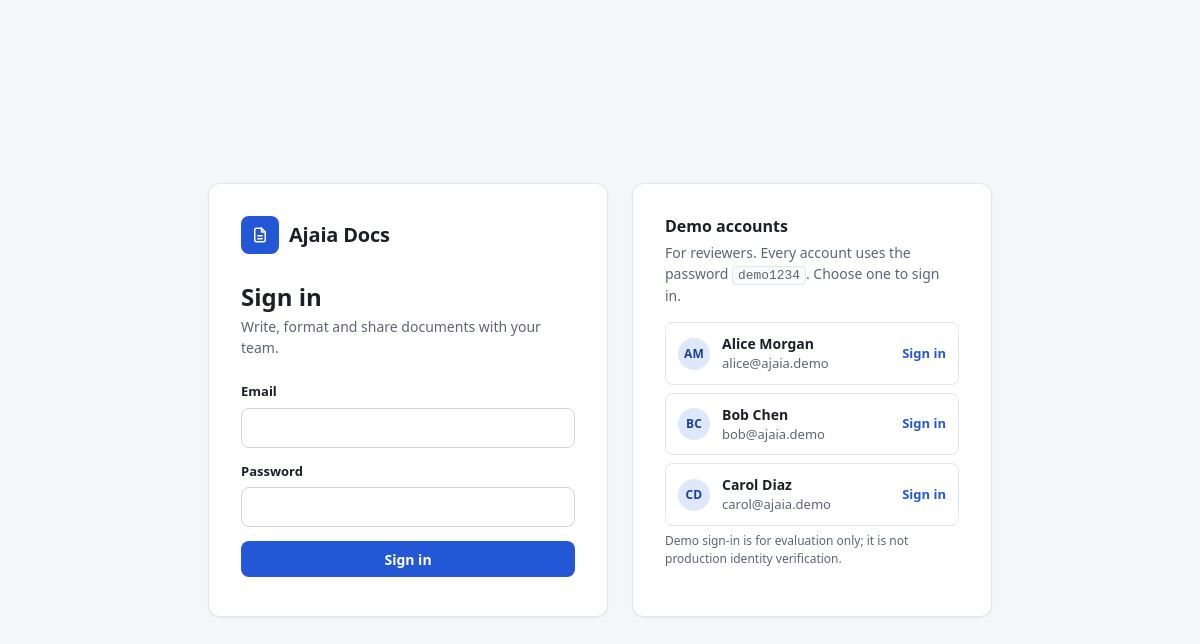
The page /login.php on the database its author committed.
### tables this page shows
CREATE TABLE IF NOT EXISTS users (
    id            INT UNSIGNED NOT NULL AUTO_INCREMENT,
    name          VARCHAR(100) NOT NULL,
    email         VARCHAR(190) NOT NULL,
    password_hash VARCHAR(255) NOT NULL,
    created_at    TIMESTAMP    NOT NULL DEFAULT CURRENT_TIMESTAMP,
    PRIMARY KEY (id),
    UNIQUE KEY uq_users_email (email)
);

### includes/functions.php (called while the page is built, shortened)
<?php
function e(?string $value): string
{
    return htmlspecialchars((string) $value, ENT_QUOTES | ENT_SUBSTITUTE, 'UTF-8');
}
function base_path(): string
{
    static $base = null;
    if ($base !== null) {
        return $base;
    }
    $script = str_replace('\\', '/', (string) realpath($_SERVER['SCRIPT_FILENAME'] ?? ''));
    $root = str_replace('\\', '/', APP_ROOT);
    $relative = str_starts_with($script, $root) ? substr($script, strlen($root)) : '';
    $scriptName = $_SERVER['SCRIPT_NAME'] ?? '';
    $base = $relative !== '' && str_ends_with($scriptName, $relative)
        ? substr($scriptName, 0, -strlen($relative))
        : '';
    return $base;
}
function url(string $path = ''): string
{
    return base_path() . '/' . ltrim($path, '/');
}
function asset(string $path): string
{
    $file = APP_ROOT . '/assets/' . $path;
    $version = is_file($file) ? filemtime($file) : 0;
    return url('assets/' . $path) . '?v=' . $version;
}
    ?>

### includes/db.php (called while the page is built, shortened)
<?php
function db(): PDO
{
    static $pdo = null;
    global $config;
    $dsn = sprintf(
        'mysql:host=%s;port=%d;dbname=%s;charset=utf8mb4',
        $config['db_host'],
        $config['db_port'],
        $config['db_name']
    );
    try {
        $pdo = new PDO($dsn, $config['db_user'], $config['db_pass'], [
            PDO::ATTR_ERRMODE            => PDO::ERRMODE_EXCEPTION,
            PDO::ATTR_DEFAULT_FETCH_MODE => PDO::FETCH_ASSOC,
            PDO::ATTR_EMULATE_PREPARES   => false,
        ]);
        $pdo->exec("SET time_zone = '+00:00'");
    } catch (PDOException $e) {
        error_log('[ajaia] Database connection failed: ' . $e->getMessage());
        $pdo = null;
        throw new HttpError(503, 'The database is unavailable. Check the credentials in config/config.local.php.');
    }
    if (!empty($config['auto_install'])) {
        ensure_schema($pdo);
    }
    return $pdo;
}
function ensure_schema(PDO $pdo): void
{
    if ($pdo->query("SHOW TABLES LIKE 'document_shares'")->fetchColumn() !== false) {
        return;
    }
}

### includes/documents.php (called while the page is built, shortened)
<?php
function list_demo_users(PDO $pdo): array
{
    return $pdo->query('SELECT id, name, email FROM users ORDER BY id LIMIT 10')->fetchAll();
}

### includes/auth.php (called while the page is built, shortened)
<?php
function user_initials(string $name): string
{
    $parts = preg_split('/\s+/', trim($name)) ?: [];
    $initials = '';
    foreach (array_slice($parts, 0, 2) as $part) {
        $initials .= strtoupper(substr($part, 0, 1));
    }
    return $initials ?: '?';
}

### login.php (the view, shortened to what this page needs)
<?php
$email = (string) ($_GET['email'] ?? '');
$demoUsers = list_demo_users(db());
$bodyClass = 'page-login';
require __DIR__ . '/includes/header.php';
?>
<main class="login-layout">
    <section class="login-card card">
        <div class="brand brand-lg">
            <span class="brand-mark" aria-hidden="true"><?= icon('doc') ?></span>
            <span class="brand-name">Ajaia Docs</span>
        </div>
        <h1>Sign in</h1>
        <p class="muted">Write, format and share documents with your team.</p>
        <form method="post" class="form" id="login-form" novalidate>
            <label class="field">
                <span>Email</span>
                <input type="email" name="email" id="login-email" value="<?= e($email) ?>" autocomplete="username" required autofocus>
            </label>
            <label class="field">
                <span>Password</span>
                <input type="password" name="password" id="login-password" autocomplete="current-password" required>
            </label>
            <button type="submit" class="btn btn-primary btn-block">Sign in</button>
        </form>
    </section>
    <aside class="demo-card card" aria-labelledby="demo-heading">
        <h2 id="demo-heading">Demo accounts</h2>
        <p class="muted">For reviewers. Every account uses the password <code>demo1234</code>. Choose one to sign in.</p>
        <ul class="demo-list">
            <?php foreach ($demoUsers as $demo): ?>
                <li>
                    <button type="button" class="demo-user" data-email="<?= e($demo['email']) ?>">
                        <span class="avatar" aria-hidden="true"><?= e(user_initials($demo['name'])) ?></span>
                        <span class="demo-user-text">
                            <strong><?= e($demo['name']) ?></strong>
                            <span><?= e($demo['email']) ?></span>
                        </span>
                        <span class="demo-user-action">Sign in</span>
                    </button>
                </li>
            <?php endforeach; ?>
        </ul>
        <p class="fine-print">Demo sign-in is for evaluation only; it is not production identity verification.</p>
    </aside>
</main>
<?php
require __DIR__ . '/includes/footer.php';

### includes/header.php (shortened to what this page needs)
<?php
$bodyClass = $bodyClass ?? '';
?>
<!doctype html>
<html lang="en">
<head>
    <link rel="stylesheet" href="<?= e(asset('css/style.css')) ?>">
</head>
<body class="<?= e($bodyClass) ?>">

### includes/icons.php (shortened to what this page needs)
<?php
function icon(string $name, string $class = 'icon'): string
{
    $paths = ICON_PATHS[$name] ?? '';
    return '<svg class="' . e($class) . '" viewBox="0 0 24 24" fill="none" stroke="currentColor" stroke-width="2" stroke-linecap="round" stroke-linejoin="round" aria-hidden="true" focusable="false">' . $paths . '</svg>';
}

### includes/footer.php (shortened to what this page needs)
</body>
</html>

### assets/css/style.css (style rules this page uses)
:root { --bg: #f5f6f8; --surface: #ffffff; --surface-muted: #f9fafb; --border: #e2e5ea; --border-strong: #cfd4dc; --text: #1c2026; --text-muted: #5d6573; --primary: #2457d6; --primary-hover: #1c47b4; --primary-soft: #eaf0fd; --danger: #c0352b; --danger-soft: #fdecea; --success: #1d7a4b; --success-soft: #e7f5ee; --warning: #9a6200; --warning-soft: #fdf3e1; --radius: 8px; --radius-lg: 12px; --shadow-sm: 0 1px 2px rgba(16, 24, 40, 0.06); --shadow-md: 0 4px 16px rgba(16, 24, 40, 0.08); --shadow-lg: 0 16px 48px rgba(16, 24, 40, 0.18); --font: system-ui, -apple-system, "Segoe UI", Roboto, "Helvetica Neue", Arial, sans-serif; --font-doc: "Charter", "Iowan Old Style", "Palatino Linotype", Georgia, serif; --focus: 0 0 0 3px rgba(36, 87, 214, 0.28); }
*, *::before, *::after { box-sizing: border-box; }
html { -webkit-text-size-adjust: 100%; }
body { margin: 0; font-family: var(--font); font-size: 14px; line-height: 1.5; color: var(--text); background: var(--bg); }
h1, h2, h3 { line-height: 1.25; margin: 0; }
code { font-size: 0.92em; background: var(--surface-muted); border: 1px solid var(--border); border-radius: 4px; padding: 1px 5px; }
button, input, select { font: inherit; color: inherit; }
.muted { color: var(--text-muted); }
.icon { width: 18px; height: 18px; flex: none; }
.btn { display: inline-flex; align-items: center; justify-content: center; gap: 8px; height: 36px; padding: 0 14px; border: 1px solid transparent; border-radius: var(--radius); font-weight: 600; font-size: 14px; text-decoration: none; cursor: pointer; white-space: nowrap; transition: background-color .12s, border-color .12s, color .12s; }
.btn-primary { background: var(--primary); color: #fff; }
.btn-block { width: 100%; }
.card { background: var(--surface); border: 1px solid var(--border); border-radius: var(--radius-lg); box-shadow: var(--shadow-sm); }
.avatar { display: inline-grid; place-items: center; flex: none; width: 32px; height: 32px; border-radius: 50%; background: #dfe7fb; color: #1c3f99; font-size: 12px; font-weight: 700; letter-spacing: .02em; }
.form { display: grid; gap: 14px; }
.field { display: grid; gap: 6px; }
.field > span { font-weight: 600; font-size: 13px; }
.field input, select, .tool-select { height: 40px; padding: 0 12px; border: 1px solid var(--border-strong); border-radius: var(--radius); background: var(--surface); }
.brand { display: inline-flex; align-items: center; gap: 10px; text-decoration: none; color: var(--text); }
.brand-mark { display: inline-grid; place-items: center; width: 32px; height: 32px; border-radius: 8px; background: var(--primary); color: #fff; }
.brand-mark .icon { width: 18px; height: 18px; }
.brand-name { font-weight: 700; font-size: 17px; letter-spacing: -0.01em; }
.brand-lg .brand-mark { width: 38px; height: 38px; }
.brand-lg .brand-name { font-size: 20px; }
.login-layout { min-height: 100vh; display: grid; grid-template-columns: minmax(0, 400px) minmax(0, 360px); gap: 24px; align-content: center; justify-content: center; padding: 32px 16px; }
.login-card, .demo-card { padding: 32px; }
.login-card h1 { font-size: 24px; margin: 28px 0 4px; }
.login-card > p.muted { margin: 0 0 24px; }
.demo-card h2 { font-size: 16px; }
.demo-card > p { margin: 6px 0 16px; }
.demo-list { list-style: none; padding: 0; margin: 0; display: grid; gap: 8px; }
.demo-user { display: flex; align-items: center; gap: 12px; width: 100%; padding: 10px 12px; text-align: left; background: var(--surface); border: 1px solid var(--border); border-radius: var(--radius); cursor: pointer; }
.demo-user-text { display: grid; flex: 1; min-width: 0; }
.demo-user-text span { color: var(--text-muted); font-size: 13px; overflow: hidden; text-overflow: ellipsis; }
.demo-user-action { font-weight: 600; color: var(--primary); font-size: 13px; }
.fine-print { font-size: 12px; color: var(--text-muted); margin: 16px 0 0; }

### rows shown on the page
users: name "AM", name "Alice Morgan", email "alice@ajaia.demo"
users: name "BC", name "Bob Chen", email "bob@ajaia.demo"
users: name "CD", name "Carol Diaz", email "carol@ajaia.demo"
